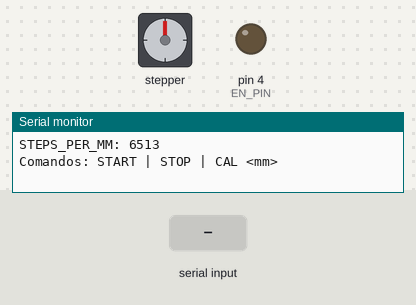
A sketch run on a simulated Arduino Uno, built with avr-gcc and run on an emulated ATmega328P. Parts: stepper motor, output pins drawn as LEDs (lit = HIGH), the last lines printed to the serial monitor. The test bench sets the inputs (shaded band). Stepper angles assume 6400 steps per turn.

Above: at 1.2 s.
1.3 s: "START\n" received over Serial
At 1.75 s:
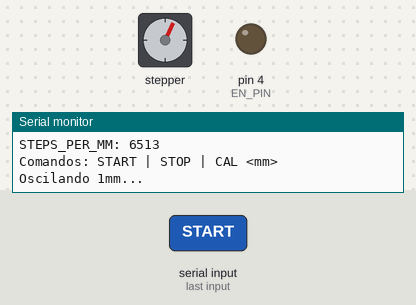
At 2.35 s:
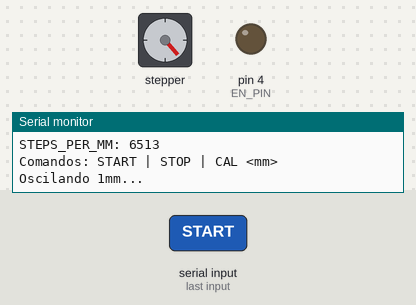
4.3 s: "STOP\n" received over Serial
6.4 s: "CAL,45\n" received over Serial
At 6.58 s:
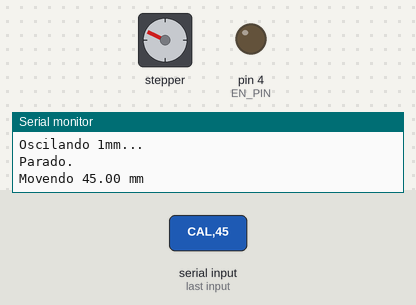
9.4 s: "90,45\n" received over Serial
Timing chart, 0 to 19.4 s (numbered marks = the images above; inputs shaded):
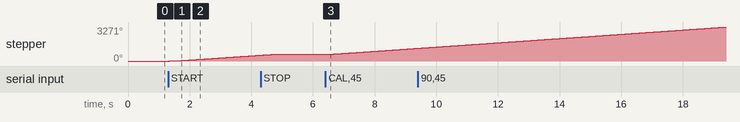

The sketch:

teste_fuso.ino
```cpp
#include <AccelStepper.h>

#define DIR_PIN  2
#define STEP_PIN 3
#define EN_PIN   4

AccelStepper stepper(AccelStepper::DRIVER, STEP_PIN, DIR_PIN);

const float STEPS_PER_REV   = 6400.0;
const float LEAD_MM_PER_REV = 0.9826;
const long  STEPS_PER_MM    = (long)(STEPS_PER_REV / LEAD_MM_PER_REV);

const float MOVE_MM        = 2.0;
const float SPEED          = STEPS_PER_MM * 1.0;
const float ACCEL          = STEPS_PER_MM * 2.0;
const unsigned long PAUSE_MS = 1000;  // pausa entre direções (ms)

bool running       = false;
int  dirSign       = 1;
bool waiting       = false;
unsigned long waitStart = 0;

void setup() {
  Serial.begin(115200);
  pinMode(EN_PIN, OUTPUT);
  digitalWrite(EN_PIN, LOW);

  stepper.setMaxSpeed(SPEED);
  stepper.setAcceleration(ACCEL);

  Serial.print(F("STEPS_PER_MM: "));
  Serial.println(STEPS_PER_MM);
  Serial.println(F("Comandos: START | STOP | CAL <mm>"));
}

void loop() {
  stepper.run();

  if (running) {
    if (waiting) {
      // aguarda 1s sem bloquear
      if (millis() - waitStart >= PAUSE_MS) {
        waiting = false;
        dirSign = -dirSign;
        stepper.move((long)(MOVE_MM * STEPS_PER_MM) * dirSign);
      }
    }
    else if (stepper.distanceToGo() == 0) {
      // movimento concluído → inicia pausa
      waiting   = true;
      waitStart = millis();
    }
  }

  if (Serial.available()) {
    String cmd = Serial.readStringUntil('\n');
    cmd.trim();

    if (cmd.equalsIgnoreCase("START")) {
      running   = true;
      waiting   = false;
      dirSign   = 1;
      stepper.move((long)(MOVE_MM * STEPS_PER_MM));
      Serial.println(F("Oscilando 1mm..."));
    }
    else if (cmd.equalsIgnoreCase("STOP")) {
      running = false;
      waiting = false;
      stepper.stop();
      Serial.println(F("Parado."));
    }
    else if (cmd.startsWith("CAL")) {
      float dist = cmd.substring(4).toFloat();
      if (dist > 0) {
        running = false;
        waiting = false;
        stepper.stop();
        stepper.move((long)(dist * STEPS_PER_MM));
        Serial.print(F("Movendo "));
        Serial.print(dist);
        Serial.println(F(" mm"));
      }
    }
    else {
      Serial.println(F("Comando desconhecido."));
    }
  }
}
```

Measured:
- after the input at 1.3 s, stepper: keeps turning clockwise at about 190°/s, starting at once
- after the input at 6.4 s, stepper: keeps turning clockwise at about 193°/s, starting at once
